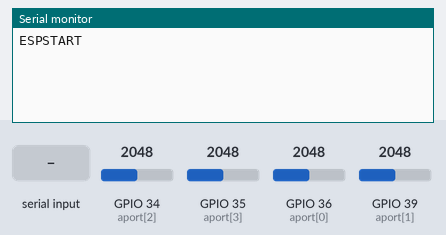
Recording of a sketch running on a simulated ESP32. Parts: the last lines printed to the serial monitor. The inputs (shaded band) are chosen by the test bench; at power-on: GPIO 34 (aport[2]) = 2048, GPIO 35 (aport[3]) = 2048, GPIO 36 (aport[0]) = 2048, GPIO 39 (aport[1]) = 2048. Nothing arrives over Bluetooth unless stated.

Above: at 1.3 s.
1.4 s: "1" received over the second serial link
At 2.2 s:
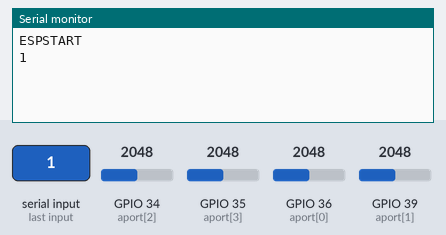
2.9 s: "0" received over the second serial link
At 3.3 s:
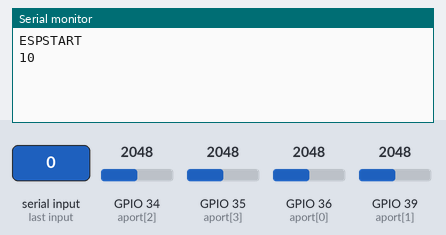

Measured:
- after the input at 1.4 s, the serial monitor: prints a new line at once (image 1)
- after the input at 2.9 s, the serial monitor: prints a new line at once (image 2)

The sketch:

btmasterTX.ino
```cpp
//https://rcj-lightweight.hateblo.jp/entry/try_esp32   wo sannkou ni sita
#include "BluetoothSerial.h"

BluetoothSerial SerialBT;

String MACadd = "9c:9c:1f:d3:69:6a";
uint8_t address[6]  = {0x9c, 0x9c, 0x1f, 0xd3, 0x69, 0x6a};
bool connected;
long tt = 0;

void setup() {
  Serial.begin(115200);
  delay(100);
  SerialBT.begin("ESPTX", true);
    connected = SerialBT.connect(address);
  if (SerialBT.disconnect()) {
  }
  SerialBT.connect();
}
int cent[] = {0x100,0xe6,0xe8,0xe6}; //スティックのセンター
char aport[] = {36,39,34,35};  //アナログポート
char inbuf[10];  //入力バッファ
int ibc = 0;

void loop() {
  Serial.println("ESPSTART");
while(1){
//　シリアルポートにコマンドを入力してドローンへ送る
int com1 = 0;
int com2 = 0;
  int ival;      // シリアル受信整数
  if (Serial.available()) {
  inbuf[ibc] = Serial.read();
  ibc++;
  if(ibc == 1){
    if(inbuf[0] < '0' || (inbuf[0] > '9' && inbuf[0] < 'a') || inbuf[0] > 'z'){  //文字目は0-9,a-zなら受け付ける
        ibc = 0;
        }
  }else{
      if(inbuf[ibc-1] < '0' || inbuf[ibc-1] > '9'){  //　2文字目以降は数字のみ
        ibc = 0;
        }
  }
if (ibc > 3) {  // 文字列の長さが3文字以上の場合
    ibc = 0;
    //　0-9　→　0-9　　a-z　→　10-35
    ival = (inbuf[0] < 0x3a ? inbuf[0] - 0x30 : inbuf[0] - 0x57) * 1000 + (inbuf[1] & 15) * 100 + (inbuf[2] & 15)*10 + (inbuf[3] & 15);
    com1 = ival / 1000;
    com2 = ival % 1000;
    if(com2 > 255)com2 = 255;
    Serial.println(ival);
}
}


int inta[4];
int suma = 0; //　チェックサム
int outah = 0; //　判別用MSB必ず1　各チャネルの最上位ビットを入れる
for(int i = 0;i < 4;i++){
int a = analogRead(aport[i]) >> 3 & 0x1ff;
int outa = (a < cent[i] ? a * 0x100 / cent[i] : (a - cent[i])  * cent[i] / 0xfe + 0x100) / 2;
if(outa > 0xff)outa = 0xff;
suma = suma + outa;
SerialBT.write(outa & 127);
outah = (outah >> 1) | outa & 128;
inta[i] = outa;
}
if(inta[0] < 4 && inta[1] > 251 && inta[2] < 4 && inta[3] < 4){  //逆ハの字でリセット
Serial.println("ESP.restart");
  ESP.restart();
}
outah = (outah >> 1) | 128;
suma = suma + outah;
suma = suma + com1 + com2;

SerialBT.write(outah);
SerialBT.write(com1);
SerialBT.write(com2);
SerialBT.write(suma & 255);

//スキャンタイム10ms待ち　その間　ドローンからの受信内容をシリアルポートへ
while(micros() - tt < 10000){
  while(SerialBT.available()){
    Serial.print((char)SerialBT.read());
  }

}
tt = micros();
}
}
```
